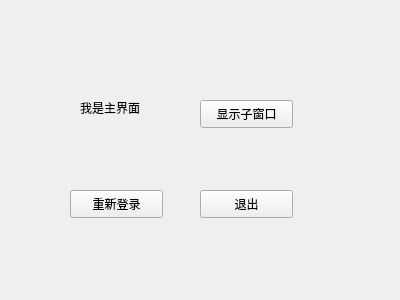
<?xml version="1.0" encoding="UTF-8"?>
<ui version="4.0">
 <class>myWidget</class>
 <widget class="QWidget" name="myWidget">
  <property name="geometry">
   <rect>
    <x>0</x>
    <y>0</y>
    <width>400</width>
    <height>300</height>
   </rect>
  </property>
  <property name="windowTitle">
   <string>myWidget</string>
  </property>
  <widget class="QPushButton" name="showClickButton">
   <property name="geometry">
    <rect>
     <x>200</x>
     <y>100</y>
     <width>93</width>
     <height>28</height>
    </rect>
   </property>
   <property name="text">
    <string>显示子窗口</string>
   </property>
  </widget>
  <widget class="QLabel" name="label">
   <property name="geometry">
    <rect>
     <x>80</x>
     <y>100</y>
     <width>81</width>
     <height>16</height>
    </rect>
   </property>
   <property name="text">
    <string>我是主界面</string>
   </property>
  </widget>
  <widget class="QPushButton" name="pushButton">
   <property name="geometry">
    <rect>
     <x>70</x>
     <y>190</y>
     <width>93</width>
     <height>28</height>
    </rect>
   </property>
   <property name="text">
    <string>重新登录</string>
   </property>
  </widget>
  <widget class="QPushButton" name="pushButton_2">
   <property name="geometry">
    <rect>
     <x>200</x>
     <y>190</y>
     <width>93</width>
     <height>28</height>
    </rect>
   </property>
   <property name="text">
    <string>退出</string>
   </property>
  </widget>
 </widget>
 <layoutdefault spacing="6" margin="11"/>
 <resources/>
 <connections>
  <connection>
   <sender>pushButton_2</sender>
   <signal>clicked()</signal>
   <receiver>myWidget</receiver>
   <slot>close()</slot>
   <hints>
    <hint type="sourcelabel">
     <x>259</x>
     <y>203</y>
    </hint>
    <hint type="destinationlabel">
     <x>256</x>
     <y>168</y>
    </hint>
   </hints>
  </connection>
 </connections>
</ui>
